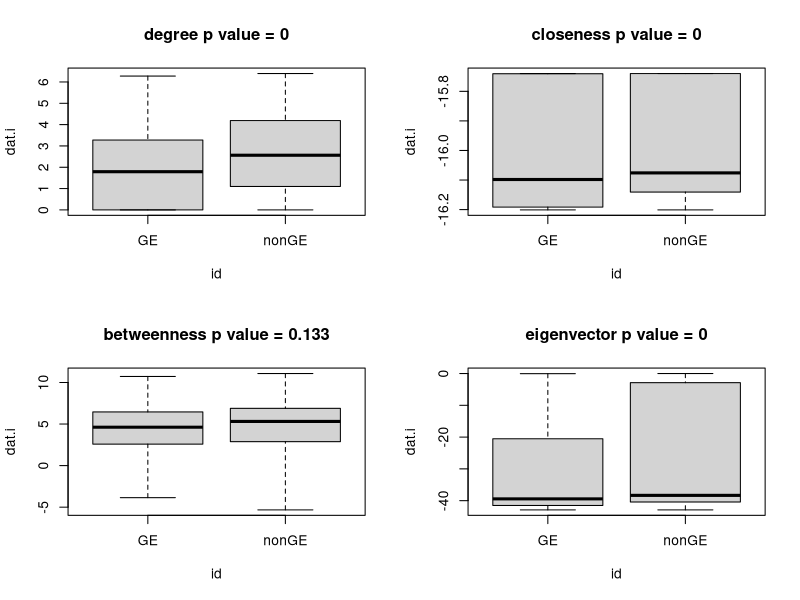

This chart was generated by the following R code:
#libraries
library(igraph)

#data
dat.test<- read.csv("../data/gene_expression_net_feltus_main.csv")

genes <- read.csv("../data//FDR0.1/Drought GxE FDR0.1.csv")

genes <- as.character(genes[,1])

layout(matrix(1:4,ncol=2))
for(i in 2:ncol(dat.test)){
  dat.i <- dat.test[which(is.finite(log(dat.test[,i]))==TRUE),]
  use <- which(dat.i[,1] %in% genes)
  id <- rep('nonGE',nrow(dat.i))
  id[use] <- 'GE'
  dat.i <- log(dat.i[,i])
  obs.i <- abs(mean(dat.i[use])-mean(dat.i[-use]))
  len1 <- c()
  for(j in 1:1000){
    use.j <- sample(1:length(id), length(use), replace=TRUE)
    met.j <- abs(mean(dat.i[use.j])-mean(dat.i[-use.j]))
    len1 <- c(len1,met.j)
  }
  p.i <- round(length(which(len1>obs.i)),4)/j
  boxplot(dat.i~id,main=paste0(colnames(dat.test)[i],' p value = ',p.i), range = 0)
}